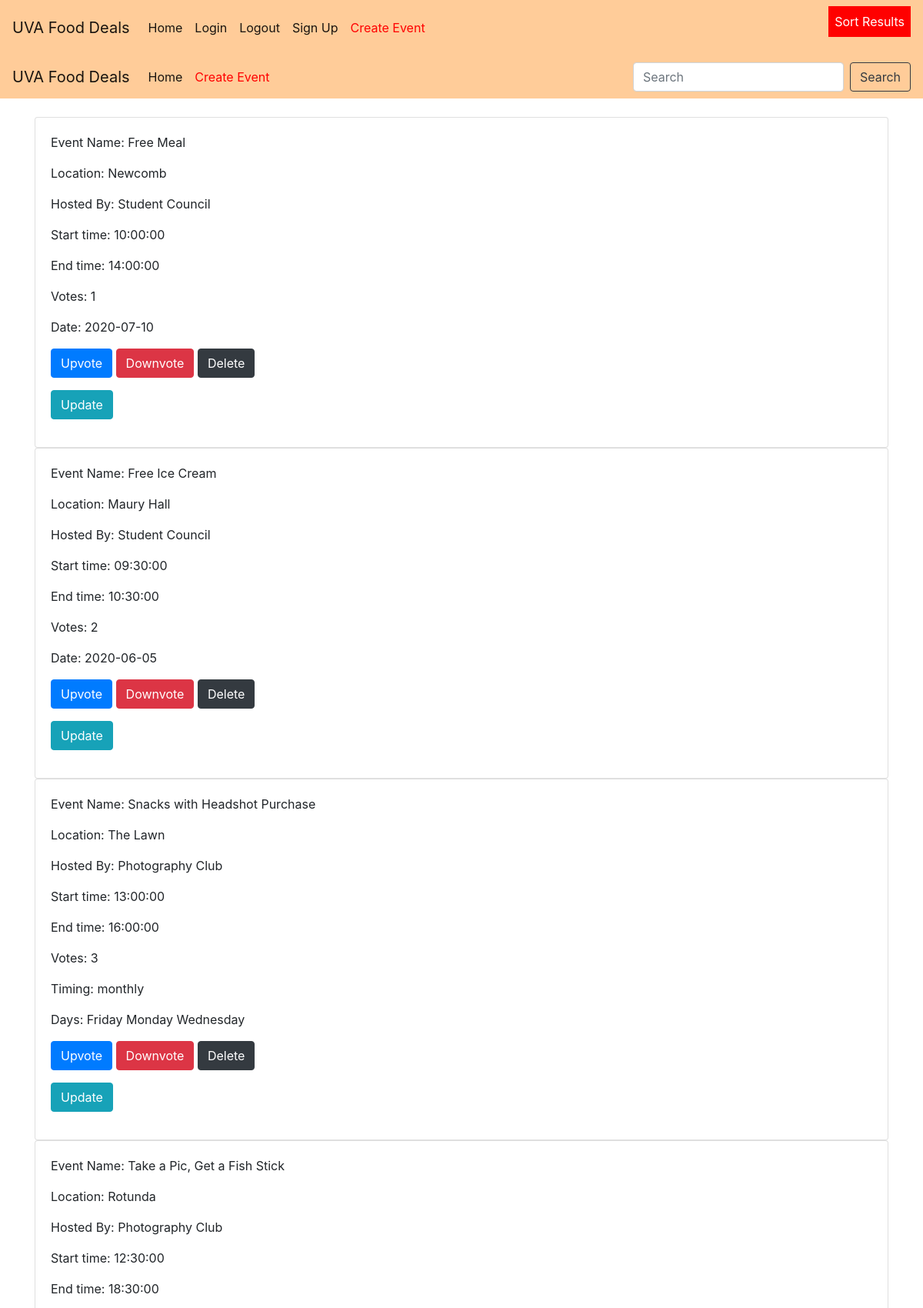
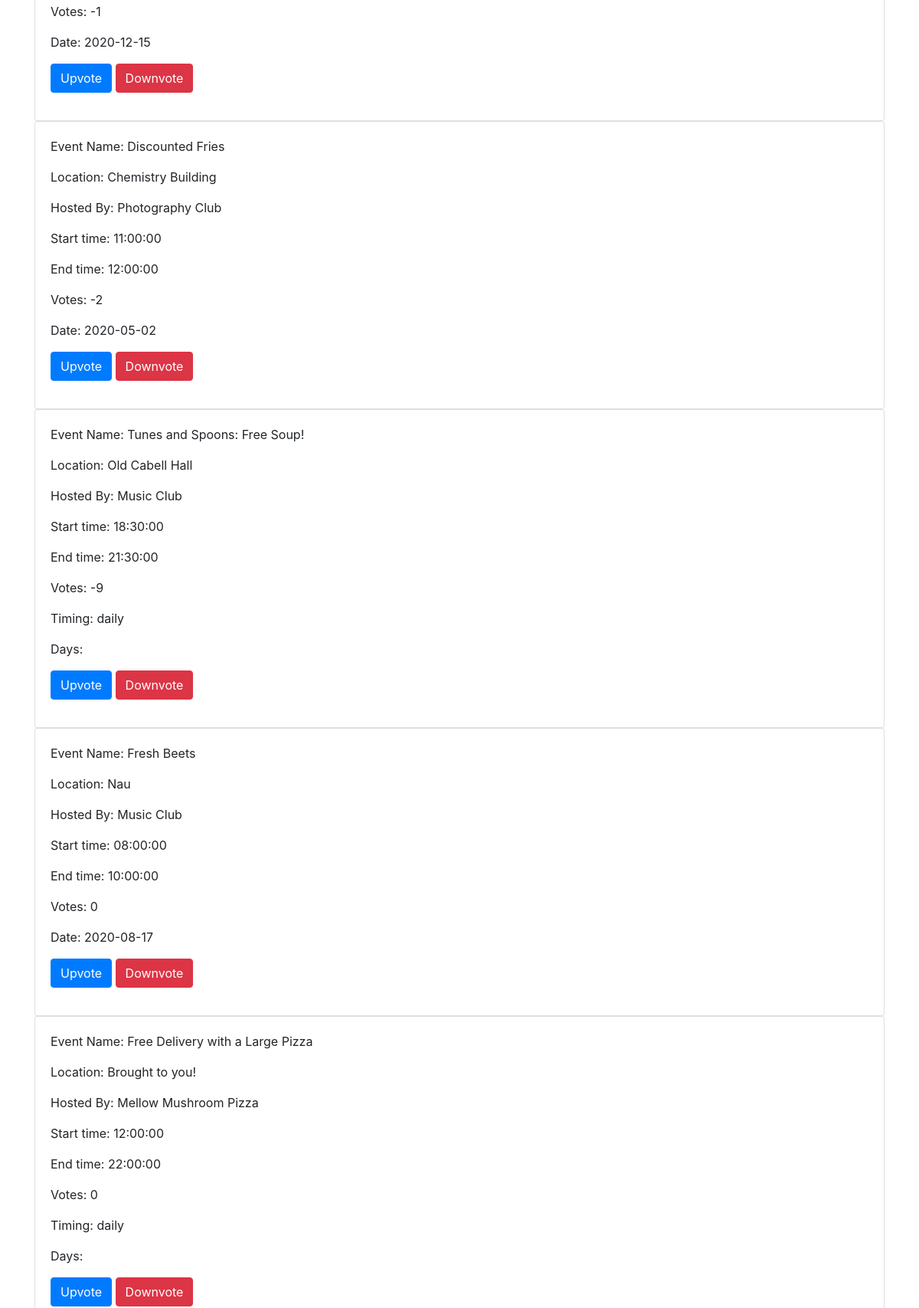
The page /uvafooddeals.php (signed in, upper part) on the database its author committed (2 pictures, top to bottom).
### tables this page shows
CREATE TABLE `one_time_event` (
  `eventID` int(6) NOT NULL,
  `exact_date` date NOT NULL
);

CREATE TABLE `recurring_event` (
  `eventID` int(6) NOT NULL,
  `timing` varchar(30) NOT NULL
);

### uvafooddeals.php (the view, shortened to what this page needs)
<?php
    require('uvafooddeals-connectdb.php');
    $query = "SELECT COUNT(*) FROM event";
    $statement = $db->prepare($query);
    $statement->execute();
    $num_rows = $statement->fetchAll();
    foreach ($num_rows as $num_row) {
        if ($num_row['COUNT(*)'] == 0) {
            echo "<center><h4>You have no events! Add an event by clicking the button above.</h4></center>";
        } else {
            if(array_key_exists('popularity', $_POST))
            {
            $query = "SELECT * FROM event NATURAL JOIN sponsors NATURAL JOIN host ORDER BY total_votes DESC";
            }
            else
            {
            $query = "SELECT * FROM event NATURAL JOIN sponsors NATURAL JOIN host";
            }
            $statement = $db->prepare($query);
            $statement->execute();
            $results = $statement->fetchAll();
            foreach ($results as $result) {
                $eventID = $result["eventID"];
                $location = $result["location"];
                $startTime = $result["startTime"];
                $endTime = $result["endTime"];
                $userID = $result["userID"];
                $total_votes = $result["total_votes"];
                $event_name = $result["event_name"];
                $host = $result["name"];
                $isOneTime = false;
                $exact_date = '';
                $userPosted = false;
                $timing = '';
                $days = array();
                $query = "SELECT * FROM one_time_event";
                $statement = $db->prepare($query);
                $statement->execute();
                $results_onetime = $statement->fetchAll();
                foreach ($results_onetime as $result_onetime) {
                    if ($eventID == $result_onetime['eventID']) {
                        $exact_date = $result_onetime['exact_date'];
                        $isOneTime = true;
                    }
                }
                if (isset($_SESSION['userID'])) {
                    if($_SESSION['userID']== $userID){
                        $userPosted = true;
                    }
                }
                if ($isOneTime == false) {
                    $query = "SELECT * FROM recurring_event";
                    $statement = $db->prepare($query);
                    $statement->execute();
                    $results_rec = $statement->fetchAll();
                    foreach ($results_rec as $result_rec) {
                        if ($eventID == $result_rec['eventID']) {
                            $timing = $result_rec['timing'];
                        }
                    }
                    $query = "SELECT * FROM recurring_event_days_occurring";
                    $statement = $db->prepare($query);
                    $statement->execute();
                    $results_d = $statement->fetchAll();
                    foreach ($results_d as $result_d) {
                        if ($eventID == $result_d['eventID']) {
                            array_push($days, $result_d['day']);
                        }
                    }
                }
                echo "<div class='container'>";
                echo "<div class='card'>
                    <div class='card-body'>
                        <p>Event Name: " . $event_name . "</p>
                        <p>Location: " . $location . "</p>
                        <p>Hosted By: " . $host . "</p>
                        <p>Start time: " . $startTime . "</p>
                        <p>End time: " . $endTime . "</p>
                        <p>Votes: " . $total_votes . "</p>";
                if ($isOneTime) {
                    echo "<p>Date: " . $exact_date . "</p>";
                } else {
                    echo "<p>Timing: " . $timing . "</p>";
                    echo "<p>Days: ";
                    foreach ($days as $day) {
                        echo $day . " ";
                    }
                    echo "</p>";
                }
                if(isset($_SESSION['userID'])){
                    $currentUser = $_SESSION['userID'];
                    echo "<form action='uvafooddeals.php' method='post'>
                            <button class='btn btn-primary' type='submit' name='" . $eventID . "upvote'>Upvote</button>
                            <button class='btn btn-danger' type='submit' name='" . $eventID . "downvote'>Downvote</button>
                            <input type='hidden' id='eventID' name='eventID' value=$eventID>
                            <input type='hidden' id='userID' name='userID' value=$currentUser>";
                    if ($userID == $_SESSION['userID']) {
                      echo "<button class='btn btn-dark' name='" . $eventID . "delete'>Delete</button>";
                    }
                    echo "</form>";}
                    if($userPosted){
                    echo "<form action='updateevent.php' method='get'>
                            <button class='btn btn-info' type='submit' name='" . $eventID . "update'>Update</button>
                            <input type='hidden' id='eventID' name='eventID' value=$eventID>
                            <input type='hidden' id='userID' name='userID' value=$userID>
                            <input type='hidden' id='isOneTime' name='isOneTime' value=$isOneTime>
                            </form>";
                    }
                echo"</div>
                </div>";
                echo "</div>";
            }
        }
    }
?>

### navbar2.css (style rules this page uses)
.dropbtn { background-color: red; color: white; padding: 8px; font-size: 16px; border: none; }
.dropdown { position: relative; display: inline-block; }

### rows shown on the page
one_time_event: exact_date "2020-07-10"
one_time_event: exact_date "2020-06-05"
recurring_event: timing "monthly"
one_time_event: exact_date "2020-12-15"
one_time_event: exact_date "2020-05-02"
recurring_event: timing "daily"
one_time_event: exact_date "2020-08-17"
recurring_event: timing "daily"

### other values the page prints
$event_name "Free Meal"
$location "Newcomb"
$host "Student Council"
$startTime "10:00:00"
$endTime "14:00:00"
$total_votes "1"
$event_name "Free Ice Cream"
$location "Maury Hall"
$startTime "09:30:00"
$endTime "10:30:00"
$total_votes "2"
$event_name "Snacks with Headshot Purchase"
$location "The Lawn"
$host "Photography Club"
$startTime "13:00:00"
